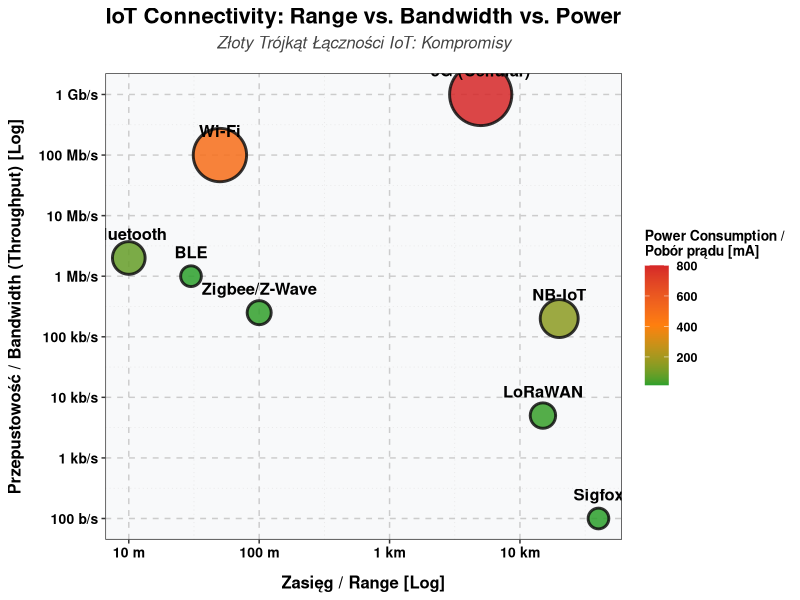

This chart was generated by the following R code:
library(ggplot2)

# Ensure img directory exists
dir.create("img", showWarnings = FALSE)

# Data definition
techs <- data.frame(
  Name = c('Wi-Fi', 'Bluetooth', 'BLE', 'Zigbee/Z-Wave', 'LoRaWAN', 'NB-IoT', 'Sigfox', '5G (Cellular)'),
  Range = c(50, 10, 30, 100, 15000, 20000, 40000, 5000),
  Bandwidth = c(1e8, 2e6, 1e6, 250000, 5000, 200000, 100, 1e9),
  Power = c(500, 80, 15, 20, 25, 150, 15, 800)
)

# Plotting
p <- ggplot(techs, aes(x = Range, y = Bandwidth)) +
  # Grid lines (major and minor)
  theme_bw() +
  # Bubbles with outline and color scale based on Power consumption
  geom_point(aes(fill = Power, size = Power), shape = 21, color = "#111111", stroke = 1.5, alpha = 0.85) +
  # Custom gradient for hot-to-cold power consumption
  scale_fill_gradientn(
    colors = c("#2ca02c", "#ff7f0e", "#d62728"), # green to orange to red
    name = "Power Consumption /\nPobór prądu [mA]"
  ) +
  # Adjust bubble sizes nicely
  scale_size_continuous(range = c(6, 20), guide = "none") + 
  # Log scale for Range (X axis) with beautiful labels
  scale_x_log10(
    breaks = c(10, 100, 1000, 10000, 100000),
    labels = c("10 m", "100 m", "1 km", "10 km", "100 km")
  ) +
  # Log scale for Bandwidth (Y axis) with beautiful labels
  scale_y_log10(
    breaks = c(100, 1000, 10000, 100000, 1e6, 1e7, 1e8, 1e9),
    labels = c("100 b/s", "1 kb/s", "10 kb/s", "100 kb/s", "1 Mb/s", "10 Mb/s", "100 Mb/s", "1 Gb/s")
  ) +
  # Bold, black labels for each protocol
  geom_text(
    aes(label = Name), 
    fontface = "bold", 
    color = "black", 
    size = 4.2, 
    vjust = -1.5, 
    hjust = 0.5
  ) +
  # Axis labels and Title
  labs(
    title = "IoT Connectivity: Range vs. Bandwidth vs. Power",
    subtitle = "Złoty Trójkąt Łączności IoT: Kompromisy",
    x = "Zasięg / Range [Log]",
    y = "Przepustowość / Bandwidth (Throughput) [Log]"
  ) +
  # Clean high-contrast theme styling
  theme(
    plot.title = element_text(face = "bold", size = 16, color = "black", hjust = 0.5, margin = margin(b = 5)),
    plot.subtitle = element_text(size = 12, color = "#444444", hjust = 0.5, face = "italic", margin = margin(b = 15)),
    axis.title.x = element_text(face = "bold", size = 12, color = "black", margin = margin(t = 10)),
    axis.title.y = element_text(face = "bold", size = 12, color = "black", margin = margin(r = 10)),
    axis.text = element_text(color = "black", size = 10, face = "bold"),
    legend.title = element_text(face = "bold", size = 10, color = "black"),
    legend.text = element_text(color = "black", size = 9, face = "bold"),
    panel.grid.major = element_line(color = "#cccccc", linetype = "dashed"),
    panel.grid.minor = element_line(color = "#e5e5e5", linetype = "dotted"),
    panel.background = element_rect(fill = "#f8f9fa"),
    plot.background = element_rect(fill = "white", color = NA)
  )

# Save plot as high-resolution PNG with solid white background
ggsave("img/scatter_triangle.png", plot = p, width = 10, height = 6.2, dpi = 300, bg = "white")
cat("Successfully generated high-contrast, bilingual scatter plot in img/scatter_triangle.png using R ggplot2!\n")
